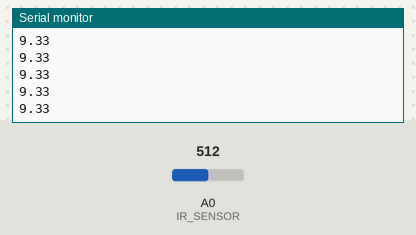
This sketch was run on a simulated Arduino Uno, built with avr-gcc and run on an emulated ATmega328P. Shown: the last lines printed to the serial monitor. The test bench sets the inputs (shaded band); at power-on: A0 (IR_SENSOR) = 512.

Above: at 1.2 s.
1.3 s: A0 (IR_SENSOR) set to 716
At 1.9 s:
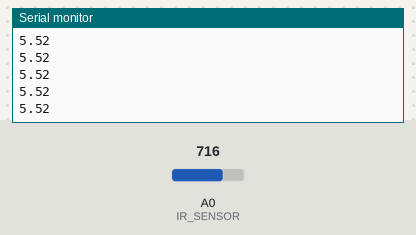
2.8 s: A0 (IR_SENSOR) set to 900
At 3.6 s:
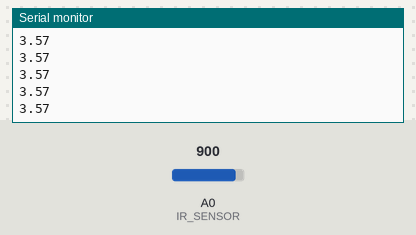
Timing chart, 0 to 5.8 s (numbered marks = the images above; inputs shaded):
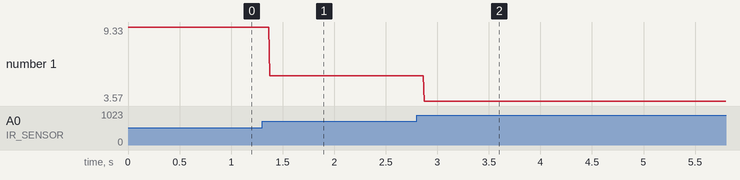

The sketch:

sensor.ino
```cpp
int IR_SENSOR = 0;
int intSensorResult = 0;
float fltSensorCalc = 0;

void setup() {
  Serial.begin(9600);
}

void loop() {
  intSensorResult = analogRead(IR_SENSOR);
  fltSensorCalc = (6787.0 / (intSensorResult - 3.0)) - 4.0;

  Serial.println(fltSensorCalc);

}
```

Measured:
- after the input at 1.3 s, the serial monitor: prints a new line after 0.07 s (image 1)
- after the input at 2.8 s, the serial monitor: prints a new line after 0.07 s (image 2)
- plotted number 1: 9.33 → 5.52 after the input at 1.3 s, 5.52 → 3.57 after the input at 2.8 s
